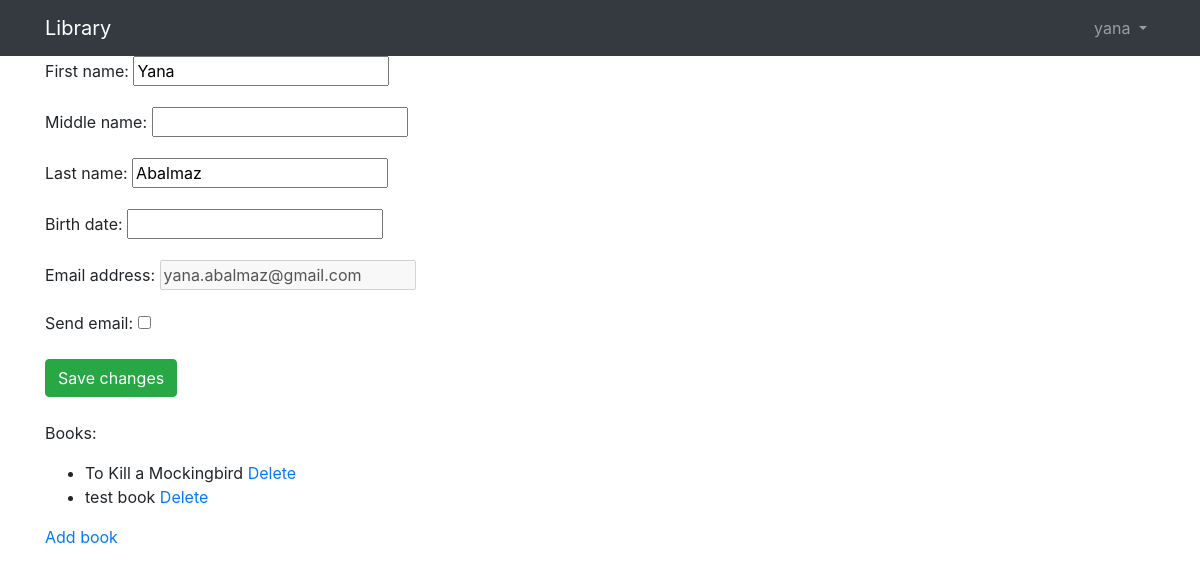
The app's page /profile/ (signed in) with its own data.
### mylib/models.py (models this page shows, shortened)
class User(AbstractUser):
    is_reader = models.BooleanField(default=True)
    is_publisher = models.BooleanField(default=False)
    is_subscription = models.BooleanField(verbose_name='send email',
                                          default=False)
    middle_name = models.CharField(max_length=25, blank=True)
    birth_date = models.DateField(null=True, blank=True)
    email = models.EmailField(verbose_name='email address',
                              unique=True,
                              error_messages={
                              'unique': "A user with that email already exists",
                              })

class Book(Timestamp):
    title = models.CharField(unique=True, max_length=80)
    year = models.IntegerField()
    number_page = models.IntegerField()
    publishing = models.ForeignKey(PublishingHouse, on_delete=models.CASCADE)
    authors = models.ManyToManyField(Author, through='BookAuthor')
    genre = models.ManyToManyField(Genre)
    description = models.TextField()
    cover = models.ImageField(blank=True, upload_to='book_cover/')
    ratings = GenericRelation(Rating, related_query_name='books')

### mylib/views.py (the view)
# urls.py: path('profile/', views.UserUpdateView.as_view(), name='profile'),
class UserUpdateView(LoginRequiredMixin, UpdateView):
    login_url = 'login'
    model = User
    fields = ('first_name', 'middle_name',
              'last_name', 'birth_date',
              'email', 'is_subscription')
    template_name = 'mylib/profile.html'
    success_url = reverse_lazy('profile')
    def get_object(self):
        return self.request.user
    def get_form(self, form_class=None):
        form = super().get_form(form_class)
        email_field = form.fields.get('email')
        email_field.disabled = True
        return form

### mylib/templates/mylib/profile.html (shortened to what this page needs)
{% extends 'mylib/base.html' %}
{% block content %}
  <div class="row">
    <div class="col-lg-6 col-md-8 col-sm-10">
      <form method="post" novalidate>
          {{ form.as_p }}
        <button type="submit" class="btn btn-success">Save changes</button>
      </form>
    </div>
  </div>
<div>
    {% if object.is_publisher %}
    <br>
    <p>Books:
    <ul>
        {% for book in object.publisher_profile.publishing_house.book_set.all %}
        <li>{{ book.title }} <a href="{% url 'book_delete' pk=book.pk  %}">Delete</a></li>
        {% endfor %}
    </ul>
    <a href="{% url 'book_add' %}">Add book</a>
    {% endif %}
</div>
{% endblock %}

### mylib/templates/mylib/base.html (shortened to what this page needs)
{% load static %}
<!DOCTYPE html>
<html lang="en">
<head>
    <link rel="stylesheet" href="https://stackpath.bootstrapcdn.com/bootstrap/4.1.3/css/bootstrap.min.css">
    <link rel="stylesheet" href="https://use.fontawesome.com/releases/v5.3.1/css/all.css">
    <link rel="stylesheet" href="{% static 'star-ratings/css/star-ratings.css' %}">
</head>
<body>
    {% block body %}
        <nav class="navbar navbar-expand-lg navbar-dark bg-dark">
          <div class="container">
            <a class="navbar-brand" href="{% url 'book_list' %}">Library</a>
              <div class="collapse navbar-collapse" id="mainMenu">
              {% if user.is_authenticated %}
                <ul class="navbar-nav ml-auto">
                    <li class="nav-item dropdown">
                        <a class="nav-link dropdown-toggle" href="#" id="userMenu" data-toggle="dropdown" aria-haspopup="true" aria-expanded="false">
                            {{ user.username }}
                        </a>
                    </li>
                </ul>
              {% else %}
                <form class="form-inline ml-auto">
                  <a href="{% url 'login' %}" class="btn btn-outline-secondary">Log in</a>
                  <a href="{% url 'signup' %}" class="btn btn-primary ml-2">Sign up</a>
                </form>
              {% endif %}
            </div>
          </div>
        </nav>
        <div class="container">
            {% block content %}
            {% endblock content %}
        </div>
    {% endblock body %}
</body>
</html>

### records on screen
User: username "yana", first_name "Yana", last_name "Abalmaz", email "yana.abalmaz@gmail.com"
Book: title "To Kill a Mockingbird"
Book: title "test book"
